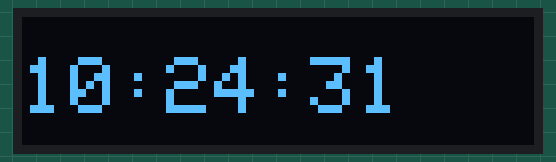
The sketch below on a simulated ESP8266 (NodeMCU). Shown: 128×32 one-colour display. WiFi joins after 1.5 s; servers stay silent unless stated; network time is answered at once with the bench clock; the local clock reads 2024-03-15 10:24:30 at power-on unless the sketch sets it; what the sketch prints to the serial monitor is not drawn.

Above: at 1.79 s.
At 7.1 s:
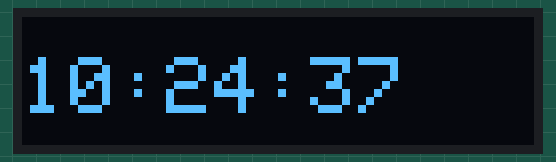
At 11.1 s:
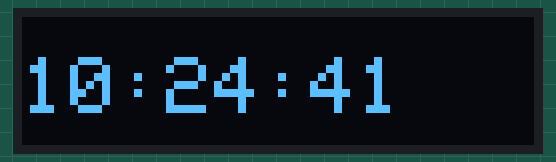
At 20.1 s:
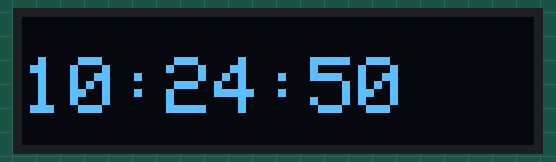
At 30.1 s:
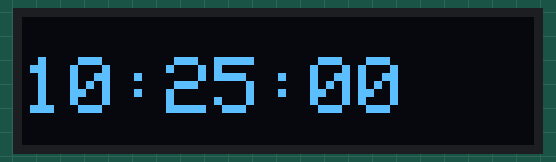
At 39.1 s:
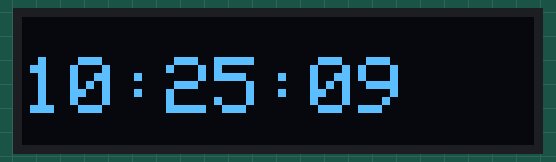

Measured:
- what the display in image 0 shows lasts 0.4 s, from 1.6 s to 2.0 s
- what the display in image 1 shows lasts 1.0 s, from 7.0 s to 8.0 s

The sketch:

ESP8266_Internet_Clock.ino
```cpp
#include <Wire.h>
#include <Adafruit_GFX.h>
#include <Adafruit_SSD1306.h>
#include <NTPClient.h>
#include <Arduino.h>
#include <ESP8266WiFi.h>
#include <WiFiUdp.h>

const char *ssid     = "Mi 10T";
const char *password = "987654321";
const long utcOffsetInSeconds = 28800;

WiFiUDP ntpUDP;

// You can specify the time server pool and the offset (in seconds, can be
// changed later with setTimeOffset() ). Additionaly you can specify the
// update interval (in milliseconds, can be changed using setUpdateInterval() ).
NTPClient timeClient(ntpUDP, "pool.ntp.org", utcOffsetInSeconds);


#define SCREEN_WIDTH 128 // OLED display width, in pixels
#define SCREEN_HEIGHT 32 // OLED display height, in pixels

Adafruit_SSD1306 display(SCREEN_WIDTH, SCREEN_HEIGHT, &Wire, -1);

void setup() {
  Serial.begin(9600);
  WiFi.begin(ssid, password);

  while ( WiFi.status() != WL_CONNECTED ) {
    delay ( 500 );
    Serial.print ( "." );
  }

  timeClient.begin();

  if(!display.begin(SSD1306_SWITCHCAPVCC, 0x3C)) { // Address 0x3D for 128x64
    Serial.println(F("SSD1306 allocation failed"));
    for(;;);
  }

}

void loop() {
 WiFi.begin(ssid, password);
 timeClient.begin();
 timeClient.update();
 Serial.println(timeClient.getFormattedTime());

  display.clearDisplay();
  display.setTextSize(2);
  display.setTextColor(WHITE);
  display.setCursor(0, 10);
  // Display static text
  display.print(timeClient.getFormattedTime());
  display.display();
  //delay(1000);
}
```
